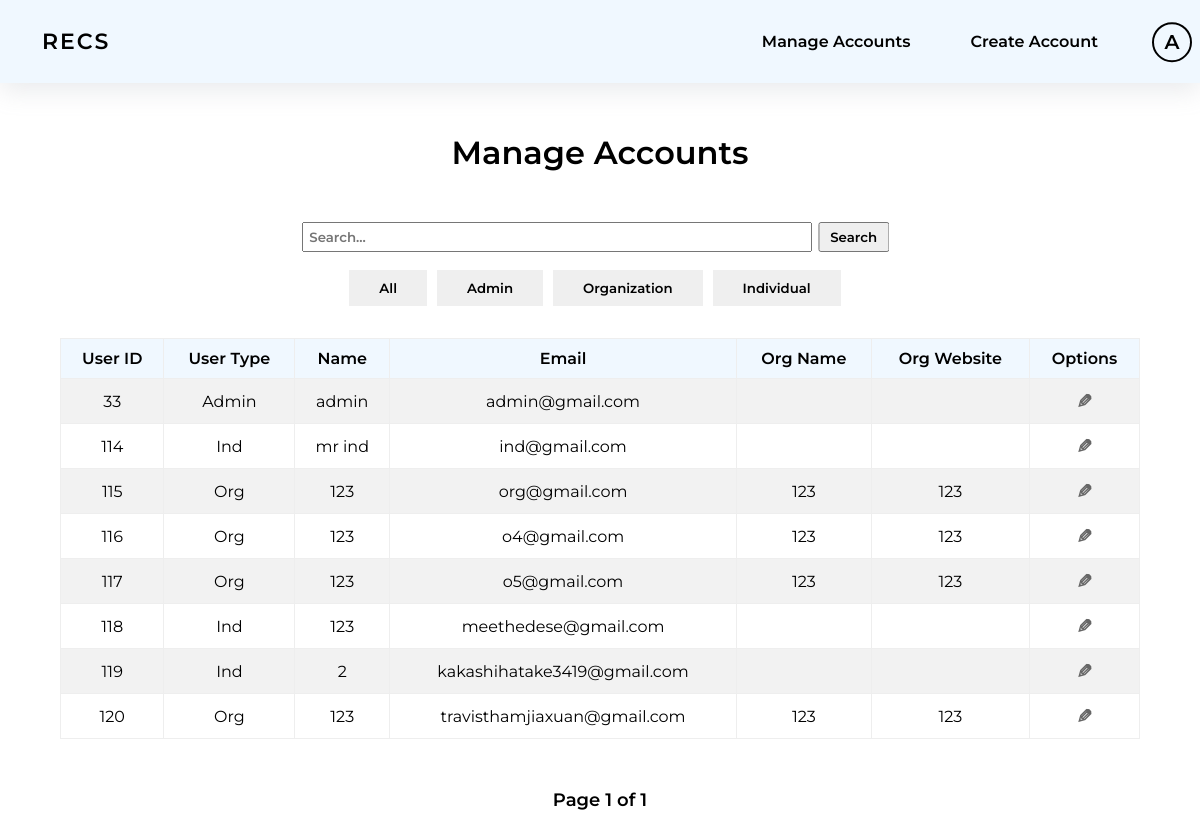
Page /main_web/manageaccounts.php (signed in) on the committed database.
### tables this page shows
CREATE TABLE `users` (
  `userID` smallint(6) NOT NULL,
  `userType` smallint(10) NOT NULL DEFAULT 1,
  `name` varchar(80) DEFAULT NULL,
  `password` char(100) DEFAULT NULL,
  `emailAddress` varchar(100) NOT NULL,
  `Organization Name` varchar(100) DEFAULT NULL,
  `Organization Website` varchar(100) DEFAULT NULL,
  `categoryOne` varchar(20) NOT NULL,
  `pricePlan` varchar(20) NOT NULL DEFAULT '0',
  `startDate` datetime(6) DEFAULT NULL,
  `expiryDate` datetime(6) DEFAULT NULL,
  `accountStatus` varchar(20) NOT NULL DEFAULT 'Available',
  `dateTimeOfCreation` datetime(6) NOT NULL DEFAULT current_timestamp(6),
  `freeTrialExpiryDate` timestamp NOT NULL DEFAULT (current_timestamp() + interval 30 day)
);

### main_web/manageaccounts.php (the view, shortened to what this page needs)
<?php
	$sort = '';
	$userType = $_SESSION['userType'];
	if (isset($_POST['submit']) and isset($_POST['search-input'])){
		$searchItem = $_POST['search-input'];
	}
	else{
		$searchItem = '';
	}
?>
<!DOCTYPE html>
<html>
<head>
<link rel="stylesheet" href="manageaccounts_style.css?version18">
</head>
<body onload = 'changeCurrentBtnColor();'>
<?php
include ('inc_db_fyp.php');
if ($userType == '0')
{
?>
	<header>
		 <nav>
			<ul class="nav-titles">
				<li name = 'recs'><a name = 'recs' href="home.php">RECS</a></li>
			   <li style='margin-left: auto;'><a name = 'adminmanage' href="manageaccounts.php" style = 'padding-right: 60px;'>Manage Accounts</a>
				<a name = 'admincreate' href="createaccount.php?id=orgcreateacc" style = 'padding-right: 60px;'>Create Account</a></li>
			  </ul>
			<div class="dropdown">
				<button class="profile"><?=$_SESSION['name'][0]?></button>
			  </div>
		</nav>
	</header>
	<h1>Manage Accounts</h1>
<?php
$results_per_page = 10;
if (isset($_GET['page'])) {
    $page = $_GET['page'];
} else {
    $page = 1;
}
$starting_limit = ($page - 1) * $results_per_page;
if ($searchItem == ''){
	if ($sort == 'all' or $sort == ''){
		$sql = "SELECT COUNT(*) as total FROM users";
		$stmt = $conn->prepare($sql);
	}
}
$stmt->execute();
$result = $stmt->get_result();
$row = mysqli_fetch_array($result);
$total_results = $row['total'];
$total_pages = ceil($total_results / $results_per_page);
echo"
<form action = '' method ='post'>
  <div class='search-container'>
    <input type='text' id='search-input' name = 'search-input' placeholder='Search...' value = '{$_POST["search-input"]}'>
    <button type='submit' name = 'submit' id='search-button'>Search</button>
  </div>
</form>";
echo"
<div class = 'filterButton' >
	<a href = 'manageaccounts.php?sort=all'><button id = 'all'>All</button></a>
	<a href = 'manageaccounts.php?sort=admin'><button id = 'admin'>Admin</button></a>
	<a href = 'manageaccounts.php?sort=org'><button id = 'org'>Organization</button></a>
	<a href = 'manageaccounts.php?sort=ind'><button id = 'ind'>Individual</button></a>
</div>
<table border='1'>
	<tr style='text-align:center;'>
	 <th ><strong>User ID</strong></th>
<th><strong>User Type</strong></th>
<th><strong>Name</strong></th>
<th><strong>Email</strong></th>
<th><strong>Org Name</strong></th>
<th><strong>Org Website</strong></th>
<th><strong>Options</strong></th>
	</tr>";
if ($searchItem == ''){
	if ($sort == 'all' or $sort == ''){
		$sql = "SELECT * FROM users LIMIT $starting_limit, $results_per_page";
		$stmt = $conn->prepare($sql);
	}
}
$stmt->execute();
$result = $stmt->get_result();
while($row = mysqli_fetch_array($result)){
	echo '<tr>';
    echo '<td>' . $row['userID'] . '</td>';
	if ($row['userType'] == '1'){
		echo '<td> Org </td>';
	}else if ($row['userType'] == '2'){
		echo '<td>Ind </td>';
	}else{
			echo '<td> Admin </td>';
	}
	echo '<td>' . $row['name'] . '</td>';
    echo '<td>' . $row['emailAddress'] . '</td>';
    echo '<td>' . $row['Organization Name'] . '</td>';
	echo '<td>' . $row['Organization Website'] . '</td>';
	echo '<td><button class="edit-button">
    <div class="edit-icon" style="transform: rotate(90deg);">&#9998;</div>
    <div class="edit-options">';
   echo'
   </div>
</button>
</td>';
    echo '</tr>';
}
echo "</table>";
echo "<div class='pagenumber'>";
echo"Page " . $page . " of " .  $total_pages . " ";
echo "</div>";
} ?>
</body>
<html>

### main_web/manageaccounts_style.css (style rules this page uses)
* { box-sizing: border-box; margin: 0; padding: 0px 0px; font-family: "Montserrat", sans-serif; color: black; text-decoration: none; font-weight: 600; }
body { height: 1200px; font-family: "Montserrat", sans-serif; }
h1 { padding: 20px 20px; color:black; }
header { justify-content: space-between; align-items: center; padding: 8px 1%; background: aliceblue; box-shadow: rgba(149, 157, 165, 0.2) 0px 8px 24px; }
.nav-titles { list-style: none; display: flex; overflow:hidden; }
.nav-titles li { padding: 0px 30px; }
.nav-titles li a { float: left; font-size: 16px; color: black; padding: 24px 0px; text-decoration: none; position:Relative; z-index: 2; }
li a[name='recs'] { letter-spacing: 2px; color:black; font-size: 22px; padding: 20px 0px; text-align: center; float: left; position:relative; }
.dropdown { right: 1px; float: right; }
.dropdown { font-weight: 600; display: flex; justify-content: space-between; list-style: none; }
.dropdown { content: ''; position: absolute; border: 0px solid #000; cursor: pointer; transform: translate(0%, -90%); padding: 21px 7px; z-index: 1; }
.profile { width: 40px; height: 40px; border-radius: 50%; border: 2px solid black; background-color: transparent; display: flex; justify-content: center; align-items: center; text-align: center; font-size: 20px; text-transform: uppercase; }
h1 { text-align:center; padding: 50px 0px; font-family: "Montserrat", sans-serif !important; }
table { border-collapse: collapse; margin: 50px auto; width: 90%; border:0; border-spacing: 0px!important; }
table th { background-color: aliceblue; color: black; padding: 10px; font-weight: 1000; }
table td { padding: 10px; text-align: center; color:black; font-weight: normal; }
table tr:nth-child(even) { background-color: #f2f2f2; }
.pagenumber { display: flex; justify-content: center; align-items: center; font-size: 18px; margin-top: 20px; }
.filterButton { display: flex; justify-content: center; align-items: center; margin-bottom: 20px; }
.filterButton button { padding: 10px 30px; border:none; margin-right: 10px; transform:translate(0%, 50%); }
.edit-button { position: relative; background: none; border: none; cursor: pointer; }
.edit-icon { font-size: 1.2rem; color: #666; }
form { margin: 0 auto; display: flex; flex-direction: column; align-items: center; }
#search-input { width: 510px; height:30px; padding: 0px 5px; transform:translate(-1%, 0%); }
#search-button { height:30px; padding: 0px 10px; transform:translate(-5%, 0%); }

### rows in the picture
users: userID "33", userType "Admin", name "admin", emailAddress "admin@gmail.com"
users: userID "114", userType "Ind", name "mr ind", emailAddress "ind@gmail.com"
users: userID "115", userType "Org", name "123", emailAddress "org@gmail.com", Organization Name "123", Organization Website "123"
users: userID "116", userType "Org", name "123", emailAddress "o4@gmail.com", Organization Name "123", Organization Website "123"
users: userID "117", userType "Org", name "123", emailAddress "o5@gmail.com", Organization Name "123", Organization Website "123"
users: userID "118", userType "Ind", name "123", emailAddress "meethedese@gmail.com"
users: userID "119", userType "Ind", name "2", emailAddress "kakashihatake3419@gmail.com"
users: userID "120", userType "Org", name "123", emailAddress "travisthamjiaxuan@gmail.com", Organization Name "123", Organization Website "123"

### other values in the picture
$_SESSION['name'][0] "A"
$page "1"
$total_pages "1"
